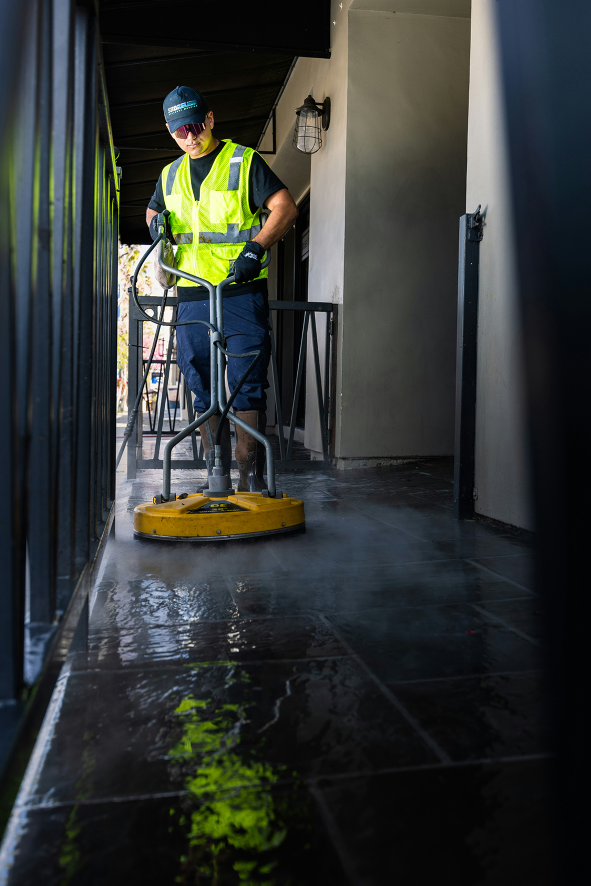
#> input picture 1. servicio-Limpieza Industrial.jpg, 1181 x 1771 px, given in place of SINOX LOGO - ACENTO TURQUESA - BLANCO.png, which was not available (shown at 1/2 size)
$ python process-assets.py
#> lines starting #> are read from the running program, lines starting #| are printed output that depends on the picture; pictures that were not available may be replaced by others from this repository, and a replacement may not be noted
#!/usr/bin/env python3
"""One-off asset pipeline for the SINOX Hero + client ticker.
Not part of the site runtime -- run manually when source assets change.
"""
import os
import numpy as np
from PIL import Image, ImageOps

ROOT = os.path.dirname(os.path.dirname(os.path.abspath(__file__)))


def out(*parts):
    p = os.path.join(ROOT, "public", "assets", "img", *parts)
    os.makedirs(os.path.dirname(p), exist_ok=True)
    return p


# ---------------------------------------------------------------------------
# 1. SINOX wordmark (white + turquoise) -> tight-cropped, web-sized PNG
# ---------------------------------------------------------------------------
def process_logo():
    src = os.path.join(ROOT, "SINOX LOGO - ACENTO TURQUESA - BLANCO.png")
    im = Image.open(src).convert("RGBA")
    bbox = im.split()[-1].getbbox()
#> bbox = (0, 0, 1181, 1771)
    pad = int(max(bbox[2] - bbox[0], bbox[3] - bbox[1]) * 0.03)
#> pad = 53
    l, t, r, b = bbox
#> l = 0; t = 0; r = 1181; b = 1771
    l = max(0, l - pad)
    t = max(0, t - pad)
    r = min(im.width, r + pad)
    b = min(im.height, b + pad)
    im = im.crop((l, t, r, b))

    target_w = 1200
    ratio = target_w / im.width
#> ratio = 1.02
    im = im.resize((target_w, round(im.height * ratio)), Image.LANCZOS)
#> im: PIL image 1200x1799 RGBA
    dest = out("brand", "sinox-logo-white.png")
    im.save(dest, optimize=True)
    print("logo ->", dest, im.size, os.path.getsize(dest), "bytes")
#| logo -> public/assets/img/brand/sinox-logo-white.png (1200, 1799) 2749779 bytes


# ---------------------------------------------------------------------------
# 2. Hero photography -> responsive WebP srcset + single JPEG fallback
# ---------------------------------------------------------------------------
HERO_WIDTHS = [640, 1080, 1600, 2200]

HERO_SOURCES = {
    "hero-1": "HERO-LIMPIEZA INDUSTRIAL.jpg",
    "hero-2": "HERO-LIMPIEZA DATA CENTERS.jpg",
    "hero-3": "HERO-LIMPIEZA AEROESPACIAL.jpg",
}


def process_hero():
    for slug, filename in HERO_SOURCES.items():
        src = os.path.join(ROOT, filename)
        im = Image.open(src)
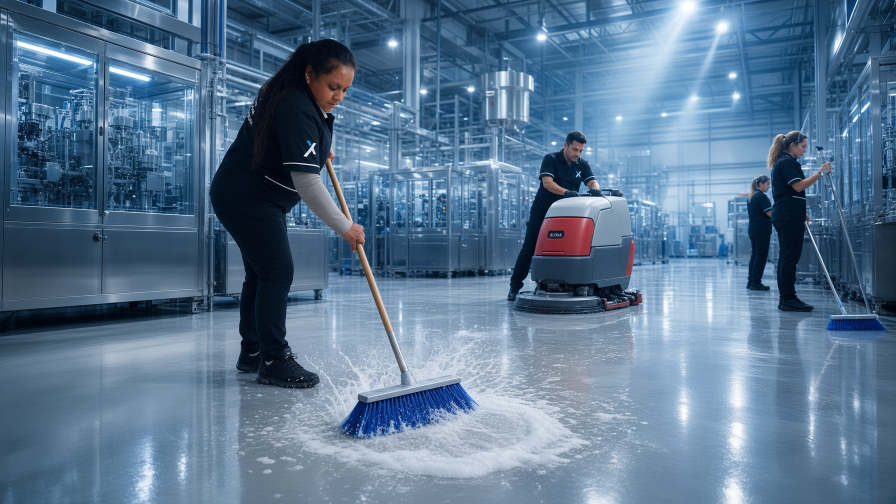
#> input picture HERO-LIMPIEZA INDUSTRIAL.jpg, 1792 x 1008 px (shown at 1/2 size)
#> im is the input picture: PIL image 1792x1008 RGB; mean R, G, B 90.4, 118.8, 145.8
        im = ImageOps.exif_transpose(im).convert("RGB")

        # Label each file with its *actual* output width -- if a requested
        # bucket exceeds the source width, don't fake an upscaled label (the
        # srcset descriptor has to match reality or the browser under-selects
        # resolution on hi-dpi screens), and skip a bucket that would produce
        # a duplicate of one already written.
        written_widths = set()
        for w in HERO_WIDTHS:
            actual_w = min(w, im.width)
            if actual_w in written_widths:
                continue
            written_widths.add(actual_w)
            if actual_w == im.width:
                resized = im.copy()
            else:
                ratio = actual_w / im.width
                resized = im.resize((actual_w, round(im.height * ratio)), Image.LANCZOS)
            dest = out("hero", f"{slug}-{actual_w}.webp")
            resized.save(dest, "WEBP", quality=76, method=6)
            print("hero ->", dest, resized.size, os.path.getsize(dest), "bytes")
#> this loop made 4 passes
#> pass 1, in process_hero, `resized = im.resize((actual_w, round(im.height * ratio)), Image.LANCZOS)`:
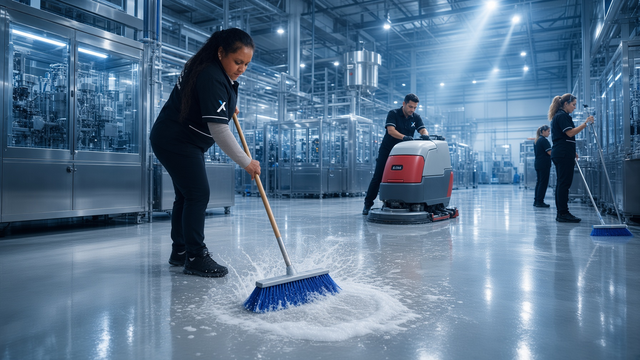
#> resized: PIL image 640x360 RGB; mean R, G, B 90.4, 118.8, 145.8
#> after the loop, written_widths = 4 items

        # single JPEG fallback for browsers without WebP support
        fb_w = 1600
        ratio = fb_w / im.width
        fallback = im.resize((fb_w, round(im.height * ratio)), Image.LANCZOS)
        dest = out("hero", f"{slug}-{fb_w}.jpg")
        fallback.save(dest, "JPEG", quality=78, optimize=True, progressive=True)
        print("hero fallback ->", dest, fallback.size, os.path.getsize(dest), "bytes")
#| hero fallback -> public/assets/img/hero/hero-1-1600.jpg (1600, 900) 218025 bytes
#> pass 2 of the loop in process_hero, `for slug, filename in HERO_SOURCES.items():`:
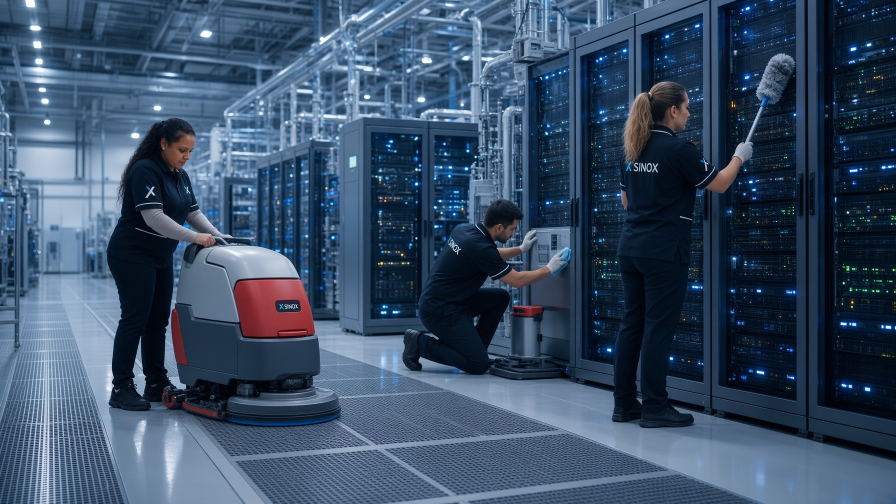
#> input picture HERO-LIMPIEZA DATA CENTERS.jpg, 1792 x 1008 px (shown at 1/2 size)
#> in process_hero, im is the input picture: PIL image 1792x1008 RGB; mean R, G, B 57.1, 78.1, 102.4
#> the loop in process_hero, `for w in HERO_WIDTHS:` made 4 passes
#| hero -> public/assets/img/hero/hero-2-640.webp (640, 360) 35778 bytes
#| hero -> public/assets/img/hero/hero-2-1080.webp (1080, 608) 82804 bytes
#| hero -> public/assets/img/hero/hero-2-1600.webp (1600, 900) 144248 bytes
#| hero -> public/assets/img/hero/hero-2-1792.webp (1792, 1008) 169740 bytes
#> pass 1, in process_hero, `resized = im.resize((actual_w, round(im.height * ratio)), Image.LANCZOS)`:
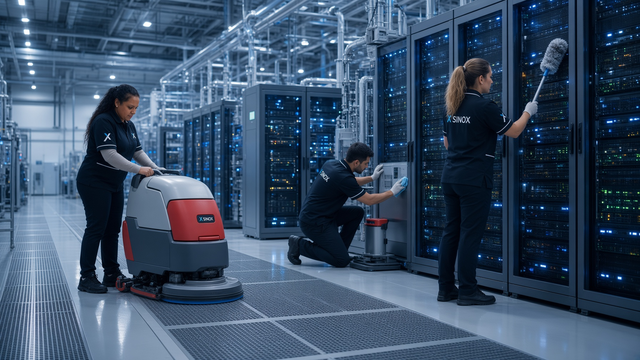
#> resized: PIL image 640x360 RGB; mean R, G, B 57.1, 78.1, 102.4
#| hero fallback -> public/assets/img/hero/hero-2-1600.jpg (1600, 900) 231793 bytes
#> pass 3 of the loop in process_hero, `for slug, filename in HERO_SOURCES.items():`:
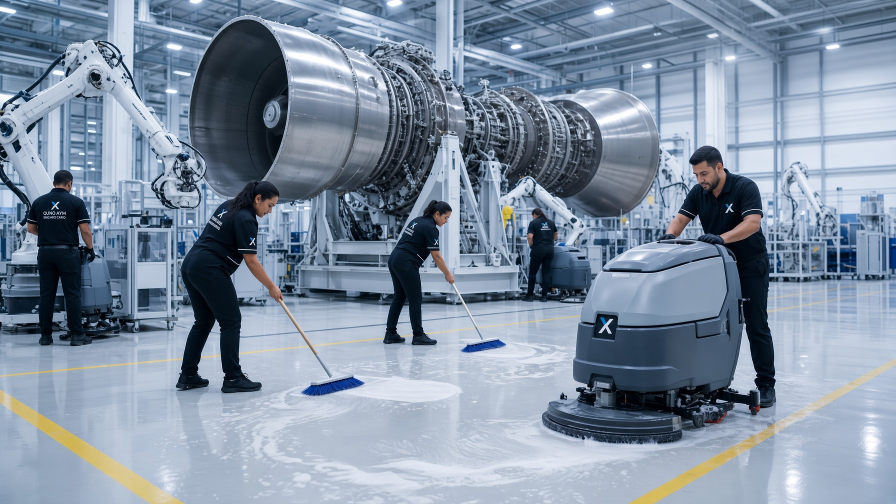
#> input picture HERO-LIMPIEZA AEROESPACIAL.jpg, 1792 x 1008 px (shown at 1/2 size)
#> in process_hero, im is the input picture: PIL image 1792x1008 RGB; mean R, G, B 128.6, 143.7, 162
#> the loop in process_hero, `for w in HERO_WIDTHS:` made 4 passes
#| hero -> public/assets/img/hero/hero-3-640.webp (640, 360) 38502 bytes
#| hero -> public/assets/img/hero/hero-3-1080.webp (1080, 608) 80236 bytes
#| hero -> public/assets/img/hero/hero-3-1600.webp (1600, 900) 131800 bytes
#| hero -> public/assets/img/hero/hero-3-1792.webp (1792, 1008) 154546 bytes
#> pass 1, in process_hero, `resized = im.resize((actual_w, round(im.height * ratio)), Image.LANCZOS)`:
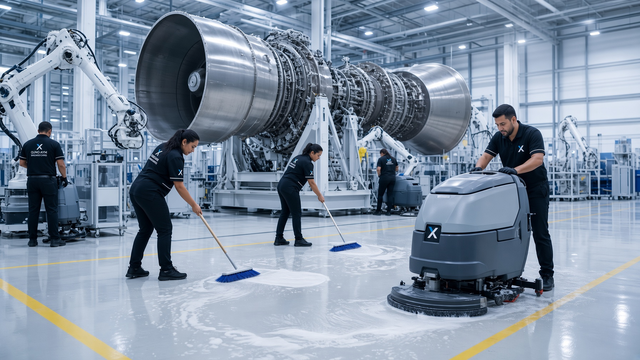
#> resized: PIL image 640x360 RGB; mean R, G, B 128.6, 143.7, 162
#| hero fallback -> public/assets/img/hero/hero-3-1600.jpg (1600, 900) 225405 bytes
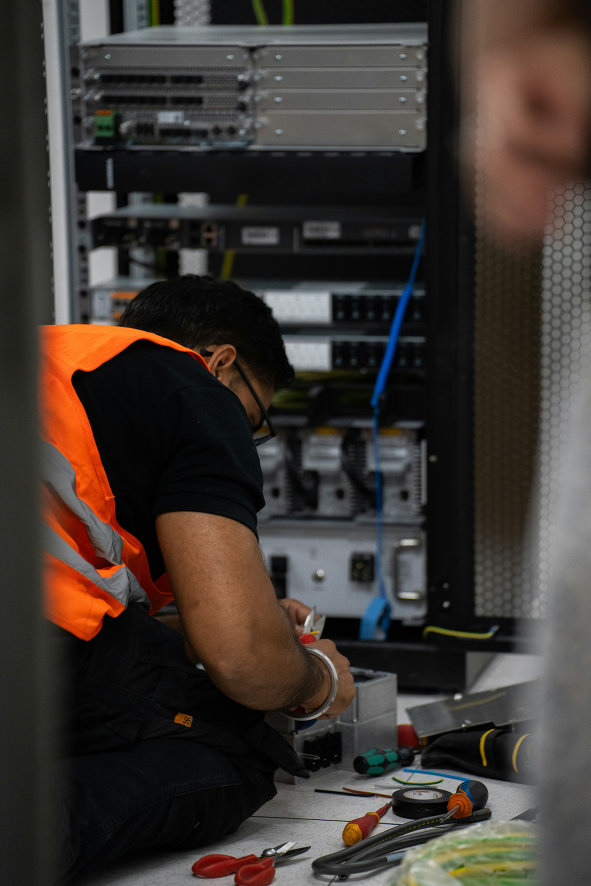
#> input picture 2. servicio-Limpieza de Data Centers.jpg, 1181 x 1772 px, given in place of Airbus-Helicopters-Logo byn.jpg, which was not available (shown at 1/2 size)
#> in process_clients, im is the input picture: PIL image 1181x1772 RGB; mean R, G, B 62.5, 55.1, 50.2


# ---------------------------------------------------------------------------
# 3. Client logos -> white background keyed to alpha, autocropped, normalized
# ---------------------------------------------------------------------------
CLIENT_SOURCES = {
    "airbus-helicopters": "Airbus-Helicopters-Logo byn.jpg",
    "bombardier": "BOMBARDIER LOGO byn.jpg",
    "equinix": "Equinix_logo byn.jpg",
    "amway": "AMWAY.png",
    "odata": "odata-logo.png",
}

# Logos uploaded with a real alpha channel already (no white background to
# key out) -- just desaturate to match the rest of the strip's monochrome
# look while keeping the existing alpha, then crop/resize the same way.
PRE_KEYED_CLIENT_SOURCES = {
    "oracle": "Oracle-Logo.png",
    "axtel": "AxtelCorp_Op1.png",
}

# luminance ramp: <=OPAQUE_AT stays fully opaque, >=CLEAR_AT becomes fully transparent
OPAQUE_AT = 235.0
CLEAR_AT = 250.0
TARGET_HEIGHT = 320  # px, source size for a ~160px display slot at 2x


def _keyed_alpha(im_rgb):
    arr = np.asarray(im_rgb.convert("RGB")).astype(np.float32)
    lum = arr.mean(axis=2)
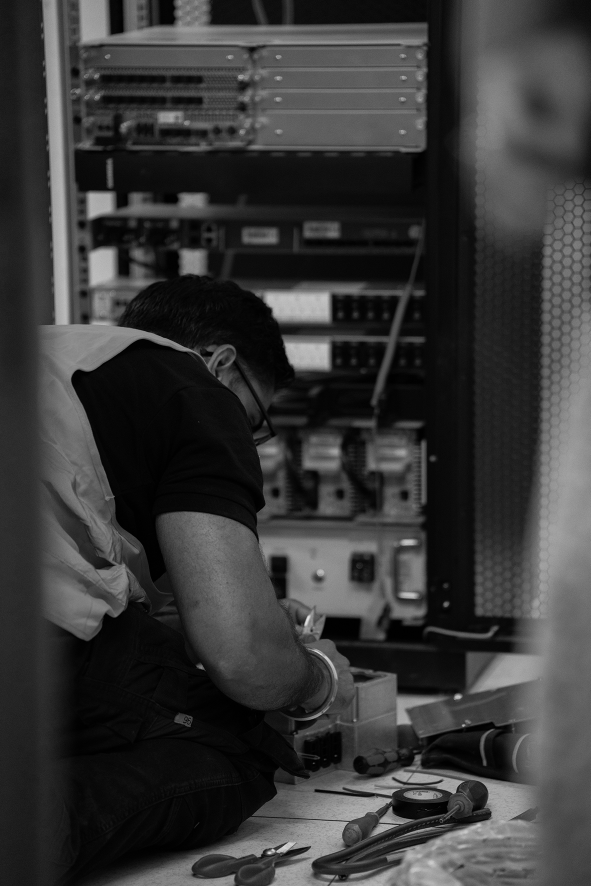
#> lum: shape (1772, 1181) float32 (shown at 1/2 size); min 0, max 239.3, mean 56
    span = CLEAR_AT - OPAQUE_AT
    alpha = 1.0 - (lum - OPAQUE_AT) / span
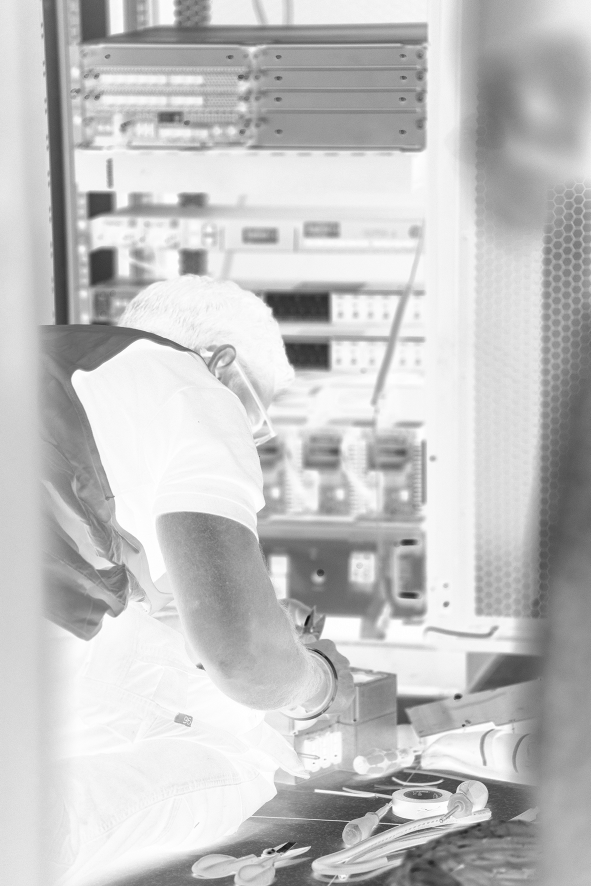
#> alpha: shape (1772, 1181) float32 (shown at 1/2 size); min 0.711, max 16.67, mean 12.94; drawn with min black and max white
    alpha = np.clip(alpha, 0.0, 1.0) * 255.0
    rgba = np.dstack([arr, alpha]).astype(np.uint8)
    return Image.fromarray(rgba, mode="RGBA")


def process_clients():
    for slug, filename in CLIENT_SOURCES.items():
        src = os.path.join(ROOT, filename)
        im = Image.open(src)
        im = ImageOps.exif_transpose(im)

        keyed = _keyed_alpha(im)
        bbox = keyed.split()[-1].getbbox()
#> bbox = (0, 0, 1181, 1772)
        if bbox:
            pad_x = int((bbox[2] - bbox[0]) * 0.04)
#> pad_x = 47
            pad_y = int((bbox[3] - bbox[1]) * 0.04)
#> pad_y = 70
            l = max(0, bbox[0] - pad_x)
#> l = 0
            t = max(0, bbox[1] - pad_y)
#> t = 0
            r = min(keyed.width, bbox[2] + pad_x)
#> r = 1181
            b = min(keyed.height, bbox[3] + pad_y)
#> b = 1772
            keyed = keyed.crop((l, t, r, b))

        ratio = TARGET_HEIGHT / keyed.height
#> ratio = 0.181
        new_w = max(1, round(keyed.width * ratio))
#> new_w = 213
        keyed = keyed.resize((new_w, TARGET_HEIGHT), Image.LANCZOS)
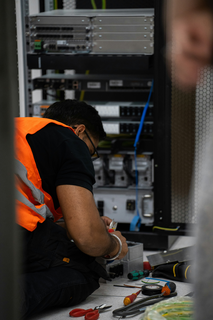
#> keyed: PIL image 213x320 RGBA; mean R, G, B, A 62.5, 55.1, 50.2, 255; transparent parts drawn white

        dest = out("clients", f"{slug}.png")
        keyed.save(dest, optimize=True)
        print("client ->", dest, keyed.size, os.path.getsize(dest), "bytes")
#| client -> public/assets/img/clients/airbus-helicopters.png (213, 320) 107744 bytes
#> pass 2 of the loop in process_clients, `for slug, filename in CLIENT_SOURCES.items():`:
#| client -> public/assets/img/clients/bombardier.png (213, 320) 107744 bytes
#> pass 3 of the loop in process_clients, `for slug, filename in CLIENT_SOURCES.items():`:


# [61 lines left out: functions _grayscale_keep_alpha, process_pre_keyed_clients, process_favicon, not called in this run]


# ---------------------------------------------------------------------------
# 5. Service card photography -> center-cropped to the card's 4:5 aspect,
#    responsive WebP srcset + single JPEG fallback (mirrors process_hero).
# ---------------------------------------------------------------------------
import glob

SERVICE_WIDTHS = [480, 800, 1200]
SERVICE_ASPECT = 4 / 5  # width / height, matches .service-card { aspect-ratio }

SERVICE_PREFIX_TO_SLUG = {
    "1": "servicio-limpieza-industrial",
    "2": "servicio-limpieza-data-centers",
    "3": "servicio-limpieza-aeroespacial",
    "4": "servicio-mantenimiento-industrial",
    "5": "servicio-fumigacion-control-plagas",
    "6": "servicio-jardineria-industrial-corporativa",
    "7": "servicio-mantenimiento-integral-oficinas",
    "8": "servicio-comercializadora-insumos",
    "9": "servicio-lavado-tapiceria",
}


# [45 lines left out: function process_services, not called in this run]


# ---------------------------------------------------------------------------
# 6. Testimonials section background -> full-bleed responsive WebP srcset +
#    single JPEG fallback (mirrors process_hero).
# ---------------------------------------------------------------------------
TESTIMONIALS_WIDTHS = [640, 1080, 1600, 2200]


# [25 lines left out: function process_testimonials, not called in this run]


# ---------------------------------------------------------------------------
# 7. Narrative panel photo (service pages) -- full-bleed, no forced aspect
#    crop since the panel's on-screen aspect varies with viewport; object-fit:
#    cover in CSS handles cropping at render time. Mirrors process_hero.
# ---------------------------------------------------------------------------
NARRATIVE_WIDTHS = [480, 800, 1200]

NARRATIVE_SOURCES = {
    "servicio-limpieza-industrial-narrativa": "limpieza-industrial-inerna.jpg",
    "limpieza-data-centers-secundaria": "limpieza-data-centers-secundaria.jpg",
    "limpieza-aeroespacial-secundaria": "limpieza-aeroespacial-secundaria .jpg",
    "mantenimiento-industrial-secundaria": "mantenimiento-industrial-secundaria.jpg",
    "fumigacion-control-plagas-secundaria": "fumigaci*n-y-control-de-plagas.jpg",
    "jardineria-industrial-corporativa-secundaria": "jaridneria-industrial-corporativa-secundaria.jpg",
    "mantenimiento-integral-oficinas-secundaria": "mantenimeinto-integgral-oficinas-secundaria.jpg",
    "comercializadora-insumos-secundaria": "comercializadora-de-insumos-secundaria.jpg",
    "lavado-tapiceria-secundaria": "lavado-tapiceri*a-secundaria.jpg",
}


# [30 lines left out: function process_narrative, not called in this run]


if __name__ == "__main__":
    process_logo()
    process_hero()
#> (the run stopped early here; a loop or call above may not have finished)
